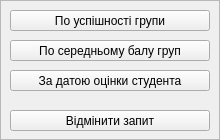
<?xml version="1.0" encoding="UTF-8"?>
<ui version="4.0">
 <class>queryForm</class>
 <widget class="QWidget" name="queryForm">
  <property name="geometry">
   <rect>
    <x>0</x>
    <y>0</y>
    <width>220</width>
    <height>140</height>
   </rect>
  </property>
  <property name="windowTitle">
   <string>Form</string>
  </property>
  <widget class="QFrame" name="queryMainFrame">
   <property name="geometry">
    <rect>
     <x>0</x>
     <y>0</y>
     <width>220</width>
     <height>140</height>
    </rect>
   </property>
   <property name="styleSheet">
    <string notr="true"/>
   </property>
   <property name="frameShape">
    <enum>QFrame::StyledPanel</enum>
   </property>
   <property name="frameShadow">
    <enum>QFrame::Raised</enum>
   </property>
   <widget class="QPushButton" name="avgScorePushButton">
    <property name="geometry">
     <rect>
      <x>10</x>
      <y>40</y>
      <width>200</width>
      <height>21</height>
     </rect>
    </property>
    <property name="maximumSize">
     <size>
      <width>16777215</width>
      <height>16777215</height>
     </size>
    </property>
    <property name="cursor">
     <cursorShape>PointingHandCursor</cursorShape>
    </property>
    <property name="text">
     <string>По середньому балу груп</string>
    </property>
   </widget>
   <widget class="QPushButton" name="succesStudentPushButton">
    <property name="geometry">
     <rect>
      <x>10</x>
      <y>10</y>
      <width>200</width>
      <height>21</height>
     </rect>
    </property>
    <property name="maximumSize">
     <size>
      <width>16777215</width>
      <height>16777215</height>
     </size>
    </property>
    <property name="cursor">
     <cursorShape>PointingHandCursor</cursorShape>
    </property>
    <property name="text">
     <string>По успішності групи</string>
    </property>
   </widget>
   <widget class="QPushButton" name="searchGradeStudentButton">
    <property name="geometry">
     <rect>
      <x>10</x>
      <y>70</y>
      <width>200</width>
      <height>21</height>
     </rect>
    </property>
    <property name="maximumSize">
     <size>
      <width>16777215</width>
      <height>16777215</height>
     </size>
    </property>
    <property name="cursor">
     <cursorShape>PointingHandCursor</cursorShape>
    </property>
    <property name="text">
     <string>За датою оцінки студента</string>
    </property>
   </widget>
   <widget class="QPushButton" name="mySQLPushButton">
    <property name="geometry">
     <rect>
      <x>10</x>
      <y>110</y>
      <width>200</width>
      <height>21</height>
     </rect>
    </property>
    <property name="maximumSize">
     <size>
      <width>16777215</width>
      <height>16777215</height>
     </size>
    </property>
    <property name="cursor">
     <cursorShape>PointingHandCursor</cursorShape>
    </property>
    <property name="text">
     <string>Відмінити запит</string>
    </property>
   </widget>
   <widget class="QLabel" name="queryLineLabel">
    <property name="geometry">
     <rect>
      <x>10</x>
      <y>100</y>
      <width>200</width>
      <height>3</height>
     </rect>
    </property>
    <property name="styleSheet">
     <string notr="true"/>
    </property>
    <property name="text">
     <string/>
    </property>
   </widget>
  </widget>
 </widget>
 <resources/>
 <connections/>
</ui>
